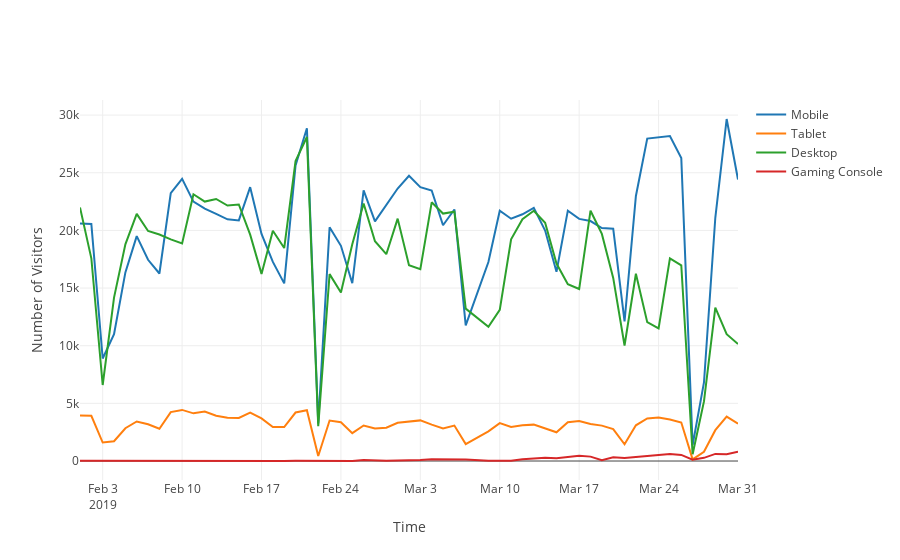

Here is the notebook cell this chart was saved with:
### Code cell
plot_visitor_by_cust(prospect)
